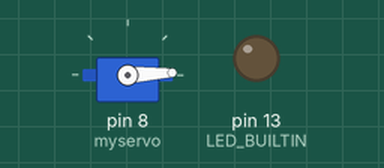
This sketch was run on a simulated Arduino Uno, built with avr-gcc and run on an emulated ATmega328P. On the bench: servo, output pins drawn as LEDs (lit = HIGH).

Above: at 0.05 s.
At 1.45 s:
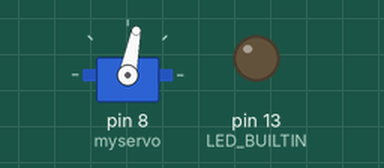
At 2.85 s:
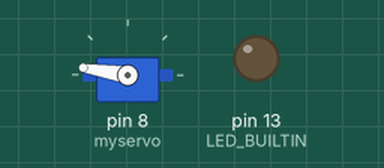
At 5.7 s:
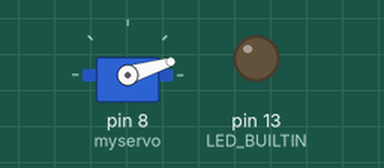
Timing chart, 0 to 7.7 s (numbered marks = the images above):
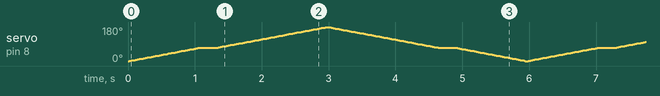

The sketch:

circuit_with_servo_motor_code.ino
```cpp
#include <Servo.h>
Servo myservo; // Servo object creation
int pos;
void setup()
{
  myservo.attach(8);
  pinMode(LED_BUILTIN, OUTPUT);
}
void loop()
{
  for (pos = 0; pos <= 180; pos++)
  {
    myservo.write(pos);
    delay(15);
    if(pos == 70)
    {
      digitalWrite(4, HIGH);
        delay(250);
    }
    else{
      digitalWrite(4, LOW);
    }
  }
  for (pos = 180; pos >= 0; pos--)
  {
    myservo.write(pos);
    delay(15);
    if(pos == 70)
    {
      digitalWrite(4, HIGH);
        delay(250);
    }
    else
    {
      digitalWrite(4, LOW);
    }
  }

}
```
